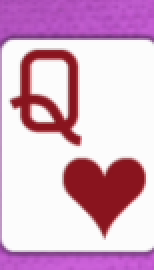
#> input picture lieutenant_of_poker/card_library/Q_hearts_slot0.png, 77 x 135 px (shown 2 times larger); its folder holds only this picture in this run
$ python analyze_card_positions.py
#> lines starting #> are read from the running program, lines starting #| are printed output that depends on the picture; after the words box and inside, x2 and y2 are one past the last pixel; in counts of white or black regions, pixels touching at a corner belong together
#!/usr/bin/env python3
"""
Analyze card positions in slot images to determine precise cropping.

Uses the table background color to threshold and find exact card boundaries.
"""

import sys
from pathlib import Path

import cv2
import numpy as np

# Add parent to path for imports
sys.path.insert(0, str(Path(__file__).parent.parent))

# Load the table background color
TABLE_COLOR_IMAGE = Path.home() / "Desktop" / "color.png"


def load_table_color():
    """Load the average table background color."""
    if TABLE_COLOR_IMAGE.exists():
        img = cv2.imread(str(TABLE_COLOR_IMAGE))
        if img is not None:
            return np.mean(img, axis=(0, 1))
    return np.array([204, 96, 184])  # Default purple


def find_card_bounds(slot_image: np.ndarray, table_color: np.ndarray, threshold: int = 60):
    """
    Find the bounding box of the card within a slot image.

    Args:
        slot_image: BGR image of the card slot
        table_color: BGR color of the table background
        threshold: Color distance threshold for background detection

    Returns:
        (x, y, w, h) bounding box of the card, or None if not found
    """
    h, w = slot_image.shape[:2]

    # Create a mask where pixels are NOT the table background
    # Calculate color distance for each pixel
    diff = slot_image.astype(np.float32) - table_color.astype(np.float32)
    distance = np.sqrt(np.sum(diff ** 2, axis=2))

    # Pixels far from table color are part of the card
    card_mask = (distance > threshold).astype(np.uint8) * 255

    # Clean up the mask
    kernel = np.ones((3, 3), np.uint8)
    card_mask = cv2.morphologyEx(card_mask, cv2.MORPH_CLOSE, kernel)
    card_mask = cv2.morphologyEx(card_mask, cv2.MORPH_OPEN, kernel)

    # Find contours
    contours, _ = cv2.findContours(card_mask, cv2.RETR_EXTERNAL, cv2.CHAIN_APPROX_SIMPLE)

    if not contours:
        return None, card_mask

    # Find the largest contour (should be the card)
    largest = max(contours, key=cv2.contourArea)
    x, y, cw, ch = cv2.boundingRect(largest)

    return (x, y, cw, ch), card_mask


def analyze_slot_images(library_dir: Path, output_dir: Path = None):
    """
    Analyze all card images in the library to find consistent card positions.
    """
    table_color = load_table_color()
    print(f"Table background color (BGR): {table_color}")
    print()

    if output_dir:
        output_dir.mkdir(parents=True, exist_ok=True)

    # Group images by slot
    slot_images = {}
    for image_path in library_dir.glob("*.png"):
        name = image_path.stem
        parts = name.split("_")
        if len(parts) >= 3 and parts[2].startswith("slot"):
            try:
                slot_idx = int(parts[2][4:])
                if slot_idx not in slot_images:
                    slot_images[slot_idx] = []
                slot_images[slot_idx].append(image_path)
            except ValueError:
                pass

    print(f"Found {sum(len(v) for v in slot_images.values())} images across {len(slot_images)} slots")
    print()

    # Analyze each slot
    all_bounds = {}
    for slot_idx in sorted(slot_images.keys()):
        print(f"=== Slot {slot_idx} ===")
        slot_bounds = []

        for image_path in slot_images[slot_idx]:
            img = cv2.imread(str(image_path))
#> img is the input picture: shape (135, 77, 3); mean B, G, R 201.4, 176.4, 216.2
            if img is None:
                continue

            h, w = img.shape[:2]
#> h = 135; w = 77
            bounds, mask = find_card_bounds(img, table_color)
#> in find_card_bounds, `diff = slot_image.astype(np.float32) - table_color.astype(np.float32)`:
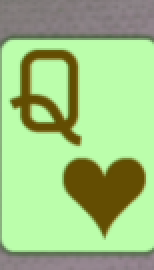
#> diff: shape (135, 77, 3) float32 (shown 2 times larger); mean B, G, R -2.6, 80.4, 32.2; drawn with min black and max white
#> in find_card_bounds, `distance = np.sqrt(np.sum(diff ** 2, axis=2))`:
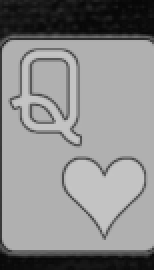
#> distance: shape (135, 77) float32 (shown 2 times larger); min 7.48, max 198.7, mean 140.7
#> in find_card_bounds, `card_mask = (distance > threshold).astype(np.uint8) * 255`:
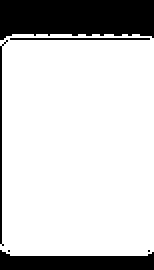
#> card_mask: shape (135, 77) (shown 2 times larger); 80.1% white; 6 black regions (2 under 20 px), largest, box (x1, y1, x2, y2) and area: (0, 0, 77, 20) 1344, (0, 125, 77, 135) 552, (0, 20, 4, 123) 103, (5, 19, 75, 20) 70
#> in find_card_bounds, `card_mask = cv2.morphologyEx(card_mask, cv2.MORPH_CLOSE, kernel)`:
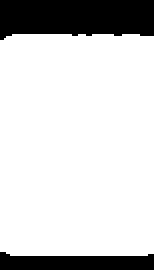
#> card_mask: shape (135, 77) (shown 2 times larger); 81.8% white; 2 black regions
#> in find_card_bounds, `contours, _ = cv2.findContours(card_mask, cv2.RETR_EXTERNAL, cv2.CHAIN..`: contours = 1 contour; box (x1, y1, x2, y2) and area: (0, 17, 77, 128) 8324
#> in find_card_bounds, `largest = max(contours, key=cv2.contourArea)`: largest = contour of 28 points, box (x1, y1, x2, y2) (0, 17, 77, 128), area 8324
#> in find_card_bounds, `x, y, cw, ch = cv2.boundingRect(largest)`: x = 0; y = 17; cw = 77; ch = 111
#> bounds = (0, 17, 77, 111)

            if bounds:
                x, y, cw, ch = bounds
#> x = 0; y = 17; cw = 77; ch = 111
                print(f"  {image_path.name}: size={w}x{h}, card at ({x},{y}) size {cw}x{ch}")
#|   Q_hearts_slot0.png: size=77x135, card at (0,17) size 77x111
                slot_bounds.append(bounds)

                # Save debug images
                if output_dir:
                    # Draw bounding box
                    debug_img = img.copy()
                    cv2.rectangle(debug_img, (x, y), (x + cw, y + ch), (0, 255, 0), 2)
                    cv2.imwrite(str(output_dir / f"debug_{image_path.name}"), debug_img)
                    cv2.imwrite(str(output_dir / f"mask_{image_path.name}"), mask)
            else:
                print(f"  {image_path.name}: size={w}x{h}, NO CARD FOUND")

        if slot_bounds:
            # Calculate average bounds for this slot
            avg_x = int(np.mean([b[0] for b in slot_bounds]))
#> avg_x = 0
            avg_y = int(np.mean([b[1] for b in slot_bounds]))
#> avg_y = 17
            avg_w = int(np.mean([b[2] for b in slot_bounds]))
#> avg_w = 77
            avg_h = int(np.mean([b[3] for b in slot_bounds]))
#> avg_h = 111
            print(f"  Average: ({avg_x},{avg_y}) size {avg_w}x{avg_h}")
#|   Average: (0,17) size 77x111
            all_bounds[slot_idx] = (avg_x, avg_y, avg_w, avg_h)
        print()

    # Summary
    print("=== SUMMARY ===")
    print("Recommended card crop regions per slot:")
    for slot_idx, (x, y, w, h) in sorted(all_bounds.items()):
        print(f"  Slot {slot_idx}: x={x}, y={y}, width={w}, height={h}")
#> this loop made 1 pass
#> (slot_idx, x, y, w, h) on pass 1: (0, 0, 17, 77, 111)
#|   Slot 0: x=0, y=17, width=77, height=111

    # Check consistency
    if all_bounds:
        widths = [b[2] for b in all_bounds.values()]
#> widths = [77]
        heights = [b[3] for b in all_bounds.values()]
#> heights = [111]
        print()
        print(f"Width range: {min(widths)} - {max(widths)} (variance: {np.std(widths):.1f})")
#| Width range: 77 - 77 (variance: 0.0)
        print(f"Height range: {min(heights)} - {max(heights)} (variance: {np.std(heights):.1f})")
#| Height range: 111 - 111 (variance: 0.0)

    return all_bounds


def extract_cards_precisely(library_dir: Path, output_dir: Path, bounds_per_slot: dict):
    """
    Re-extract cards using precise bounds, saving normalized versions.
    """
    output_dir.mkdir(parents=True, exist_ok=True)

    # Use the most common card size
    all_widths = [b[2] for b in bounds_per_slot.values()]
    all_heights = [b[3] for b in bounds_per_slot.values()]
    target_w = int(np.median(all_widths))
    target_h = int(np.median(all_heights))
    print(f"Target card size: {target_w}x{target_h}")

    for image_path in library_dir.glob("*.png"):
        name = image_path.stem
        parts = name.split("_")
        if len(parts) < 3 or not parts[2].startswith("slot"):
            continue

        try:
            slot_idx = int(parts[2][4:])
        except ValueError:
            continue

        if slot_idx not in bounds_per_slot:
            continue

        img = cv2.imread(str(image_path))
        if img is None:
            continue

        x, y, w, h = bounds_per_slot[slot_idx]

        # Extract and resize to consistent size
        card = img[y:y+h, x:x+w]
        card_resized = cv2.resize(card, (target_w, target_h), interpolation=cv2.INTER_AREA)

        output_path = output_dir / image_path.name
        cv2.imwrite(str(output_path), card_resized)
        print(f"Saved: {output_path.name}")


if __name__ == "__main__":
    import argparse

    parser = argparse.ArgumentParser(description="Analyze card positions in slot images")
    parser.add_argument("--library", "-l", type=Path,
                       default=Path(__file__).parent.parent / "lieutenant_of_poker" / "card_library",
                       help="Path to card library directory")
    parser.add_argument("--output", "-o", type=Path,
                       help="Output directory for debug images")
    parser.add_argument("--extract", "-e", type=Path,
                       help="Extract precisely cropped cards to this directory")

    args = parser.parse_args()

    print(f"Analyzing card library: {args.library}")
    print()

    bounds = analyze_slot_images(args.library, args.output)
#> bounds = {0: (0, 17, 77, 111)}

    if args.extract and bounds:
        print()
        print(f"Extracting precisely cropped cards to: {args.extract}")
        extract_cards_precisely(args.library, args.extract, bounds)
